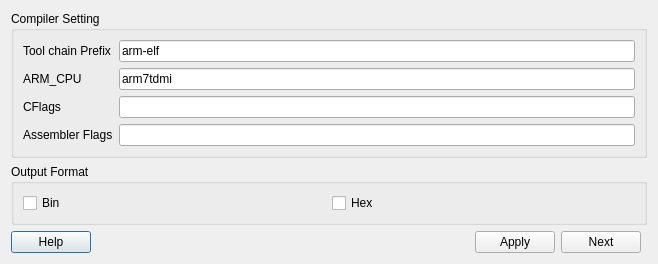
<?xml version="1.0" encoding="UTF-8"?>
<ui version="4.0">
 <class>ProjectDialogSetting</class>
 <widget class="QDialog" name="ProjectDialogSetting">
  <property name="geometry">
   <rect>
    <x>0</x>
    <y>0</y>
    <width>658</width>
    <height>234</height>
   </rect>
  </property>
  <property name="windowTitle">
   <string>Dialog</string>
  </property>
  <layout class="QGridLayout" name="gridLayout_3">
   <item row="0" column="0" colspan="5">
    <widget class="QGroupBox" name="groupBox">
     <property name="title">
      <string>Compiler Setting</string>
     </property>
     <layout class="QGridLayout" name="gridLayout_2">
      <item row="0" column="0">
       <widget class="QLabel" name="label_2">
        <property name="text">
         <string>Tool chain Prefix</string>
        </property>
       </widget>
      </item>
      <item row="0" column="1">
       <widget class="QLineEdit" name="leToolChainPrefix">
        <property name="text">
         <string>arm-elf</string>
        </property>
       </widget>
      </item>
      <item row="1" column="0">
       <widget class="QLabel" name="label">
        <property name="text">
         <string>ARM_CPU</string>
        </property>
       </widget>
      </item>
      <item row="1" column="1">
       <widget class="QLineEdit" name="leCpu">
        <property name="text">
         <string>arm7tdmi</string>
        </property>
       </widget>
      </item>
      <item row="2" column="0">
       <widget class="QLabel" name="label_3">
        <property name="text">
         <string>CFlags</string>
        </property>
       </widget>
      </item>
      <item row="2" column="1">
       <widget class="QLineEdit" name="leCFlags"/>
      </item>
      <item row="3" column="0">
       <widget class="QLabel" name="label_4">
        <property name="text">
         <string>Assembler Flags</string>
        </property>
       </widget>
      </item>
      <item row="3" column="1">
       <widget class="QLineEdit" name="leAssemblerFlags"/>
      </item>
     </layout>
    </widget>
   </item>
   <item row="1" column="0" colspan="5">
    <widget class="QGroupBox" name="groupBox_2">
     <property name="title">
      <string>Output Format</string>
     </property>
     <layout class="QGridLayout" name="gridLayout">
      <item row="0" column="0">
       <widget class="QCheckBox" name="cbBin">
        <property name="text">
         <string>Bin</string>
        </property>
       </widget>
      </item>
      <item row="0" column="1">
       <widget class="QCheckBox" name="cbHex">
        <property name="text">
         <string>Hex</string>
        </property>
       </widget>
      </item>
     </layout>
    </widget>
   </item>
   <item row="2" column="0">
    <widget class="QPushButton" name="pbHelp">
     <property name="text">
      <string>Help</string>
     </property>
    </widget>
   </item>
   <item row="2" column="2">
    <widget class="QPushButton" name="pbApply">
     <property name="text">
      <string>Apply</string>
     </property>
    </widget>
   </item>
   <item row="2" column="3">
    <widget class="QPushButton" name="pbNext">
     <property name="text">
      <string>Next</string>
     </property>
    </widget>
   </item>
   <item row="2" column="1">
    <spacer name="horizontalSpacer">
     <property name="orientation">
      <enum>Qt::Horizontal</enum>
     </property>
     <property name="sizeHint" stdset="0">
      <size>
       <width>40</width>
       <height>20</height>
      </size>
     </property>
    </spacer>
   </item>
  </layout>
 </widget>
 <resources/>
 <connections/>
</ui>
